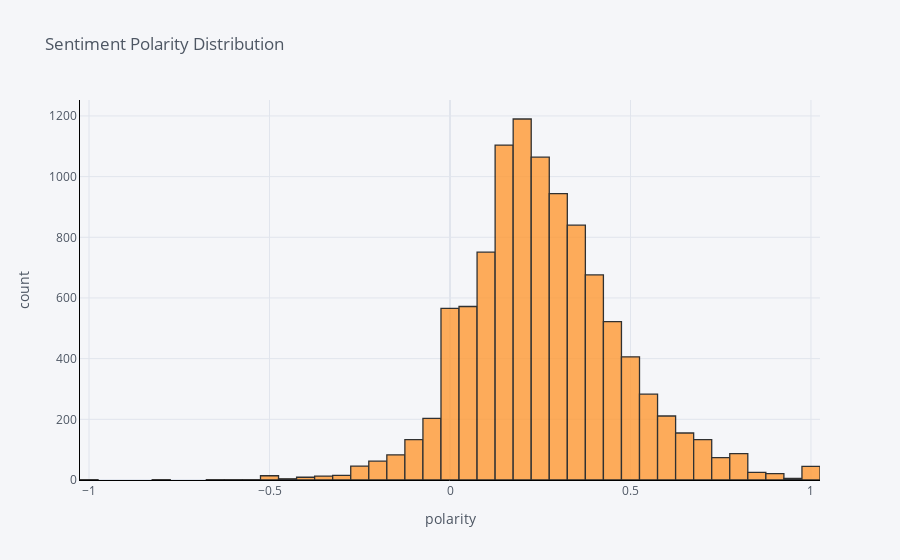

The notebook cell this image was saved under:
### Code cell
process_reviews['polarity'].iplot(
    kind='hist',
    bins=50,
    xTitle='polarity',
    linecolor='black',
    yTitle='count',
    title='Sentiment Polarity Distribution')

### Figure 1 — Plotly figure (JSON) as saved in the notebook; plotly's stock layout.template omitted (floating-point values rounded to 4 significant figures; data arrays with more than 128 entries replaced by an {"elided": "..."} marker saying what was removed)
{"data": [{"histfunc": "count", "histnorm": "", "marker": {"color": "rgba(255, 153, 51, 1.0)", "line": {"color": "#000000", "width": 1.3}}, "name": "polarity", "nbinsx": 50, "opacity": 0.8, "orientation": "v", "type": "histogram", "x": {"elided": "10261 float values"}}], "layout": {"autosize": true, "barmode": "overlay", "legend": {"bgcolor": "#F5F6F9", "font": {"color": "#4D5663"}}, "paper_bgcolor": "#F5F6F9", "plot_bgcolor": "#F5F6F9", "title": {"font": {"color": "#4D5663"}, "text": "Sentiment Polarity Distribution"}, "xaxis": {"autorange": true, "gridcolor": "#E1E5ED", "linecolor": "black", "range": [-1.025, 1.025], "showgrid": true, "tickfont": {"color": "#4D5663"}, "title": {"font": {"color": "#4D5663"}, "text": "polarity"}, "type": "linear", "zerolinecolor": "#E1E5ED"}, "yaxis": {"autorange": true, "gridcolor": "#E1E5ED", "linecolor": "black", "range": [0, 1253.0], "showgrid": true, "tickfont": {"color": "#4D5663"}, "title": {"font": {"color": "#4D5663"}, "text": "count"}, "zerolinecolor": "#E1E5ED"}}}
